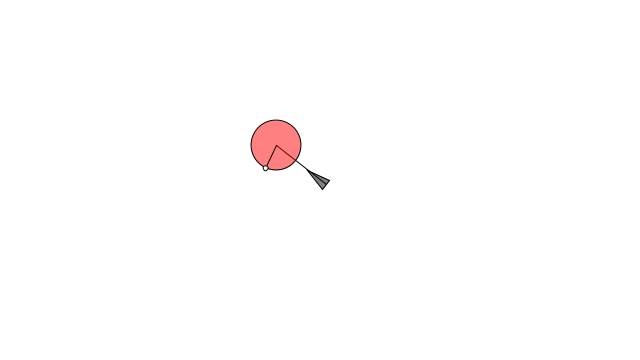
Frame 1 (no input)
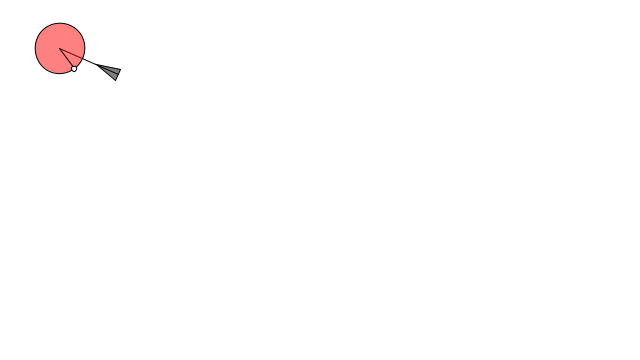
Frame 60 (the mouse pressed at the canvas centre just before this capture)
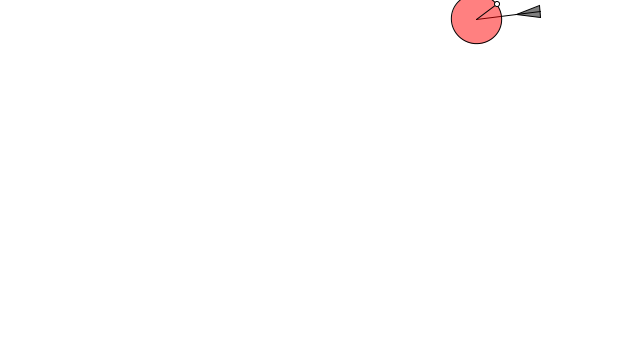
Frame 120 (the mouse held since frame 60 and released just before this capture)

The Processing sketch that drew these frames (run headless with seeded random() and noise(); from frame 60 on, the mouse is pressed at the canvas centre):

// Processing sketch: sketch_6_4_Wandering
// ── sketch_6_4_Wandering.pde
// The Nature of Code
// Daniel Shiffman
// http://natureofcode.com

// Seeking "vehicle" follows the mouse position

// Implements Craig Reynold's autonomous steering behaviors
// One vehicle "seeks"
// See: http://www.red3d.com/cwr/

Vehicle v;

void setup() {
  size(640, 360);
  v = new Vehicle(width/2, height/2);
}

void draw() {
  background(255);

  // Draw an ellipse at the mouse position
  fill(200);
  stroke(0);
  strokeWeight(2);  

  // Call the appropriate steering behaviors for our agents
  v.move();
  v.update();
  v.display();
}
// ── Vehicle.pde
// The Nature of Code
// Daniel Shiffman
// http://natureofcode.com

// Seek_Arrive

// The "Vehicle" class

class Vehicle {
  
  PVector position;
  PVector velocity;
  PVector acceleration;
  float r;
  float maxforce;    // Maximum steering force
  float maxspeed;    // Maximum speed
  float cd = 50;    // circle diameter 
  float futureY;
  float time = 0;
  float incr = 0.003;
  float cir_theta;

  Vehicle(float x, float y) {
    acceleration = new PVector(0,0);
    velocity = new PVector(0,-2);
    position = new PVector(x,y);
    r = 6;
    maxspeed = 4;
    maxforce = 5;
  }

  // Method to update position
  void update() {
    // Update velocity
    velocity.add(acceleration);
    // Limit speed
    velocity.limit(maxspeed);
    position.add(velocity);
    checkEdges();
    // Reset accelerationelertion to 0 each cycle
    acceleration.mult(0);
  }

  void applyForce(PVector force) {
    // We could add mass here if we want A = F / M
    acceleration.add(force);
  }

  // A method that calculates a steering force towards a target
  // STEER = DESIRED MINUS VELOCITY
  void move() {    
    cir_theta = noise(time) * TWO_PI;    
    time += incr;
    
    PVector target = PVector.add(position, position.copy().normalize().mult(futureY));    
    target.add(new PVector(cos(cir_theta) * cd/2, sin(cir_theta) * cd/2));
    PVector desired = PVector.sub(target,position);  // A vector pointing from the position to the target
    
    // Scale to maximum speed
    desired.setMag(maxspeed);

    // Steering = Desired minus velocity
    PVector steer = PVector.sub(desired,velocity);
    steer.limit(maxforce);  // Limit to maximum steering force
    
    applyForce(steer);
  }
    
  void display() {
    // Draw a triangle rotated in the direction of velocity
    float theta = velocity.heading2D() + PI/2;
    fill(127);
    stroke(0);
    strokeWeight(1);
    pushMatrix();
    translate(position.x,position.y);
    rotate(theta);
    beginShape();
    vertex(0, -r*2);
    vertex(-r, r*2);
    vertex(r, r*2);
    endShape(CLOSE);    
    futureY = -r*2 - velocity.mag() * 10;    
    line(0, r*2, 0, futureY);
    fill(255, 0, 0, 127);
    
    ellipse(0, futureY, cd, cd);
    PVector center = new PVector(0, futureY);
    float h = cd/2;
    //println(time, noise(time), cir_theta, cos(cir_theta) * h, sin(cir_theta) * h);    
    center.add(new PVector(cos(theta+cir_theta) * h, sin(theta+cir_theta) * h));
    line(0, futureY, center.x, center.y);    
    fill(255);
    ellipse(center.x, center.y, 5, 5);
    
    popMatrix();
  }
  
  void checkEdges() {
    if (position.x < 0) {
      position.x = width;       
    } else if (position.x > width) {
      position.x = 0;
    }
    
    if (position.y < 0) {
      position.y = height;
    } else if (position.y > height) {
      position.y = 0; 
    }    
  }
}
